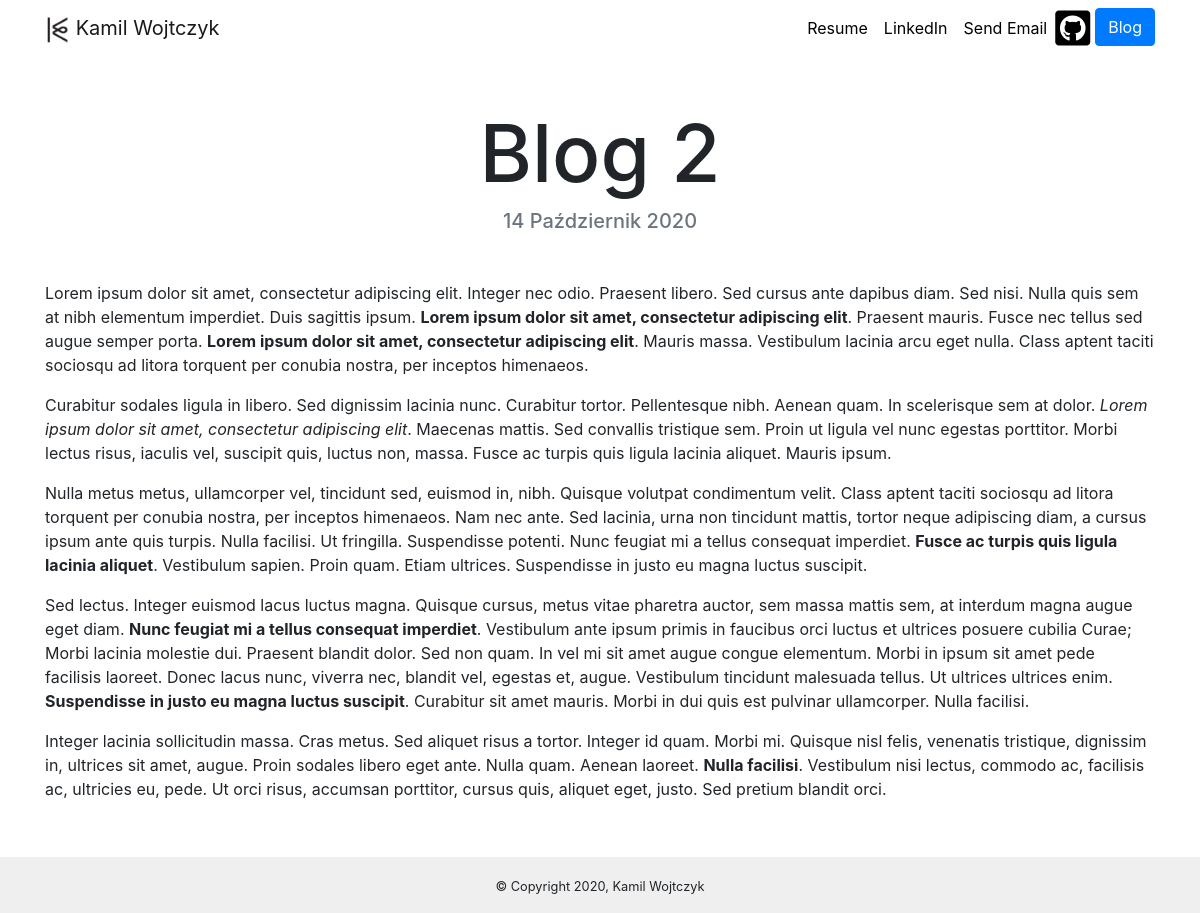
The app's page /blog/2/ with its own data.
### blog/models.py (models this page shows, shortened)
class Blog(models.Model):
    title = models.CharField(max_length=200)
    description = models.TextField()
    date = models.DateField()

### blog/views.py (the view)
# urls.py: path('<int:blog_id>/', views.detail, name='detail'),
def detail(request, blog_id):
    blog = get_object_or_404(Blog, pk=blog_id)
    return render(request, 'blog/detail.html', {'blog':blog})

### blog/templates/blog/detail.html
{% extends 'portfolio/base.html' %}
{%  block content %}
<h1 class="text-center mt-5" id="blogdetailtitle">{{ blog.title }}</h1>
<h5 class="text-center text-muted mb-5">{{ blog.date|date:'j F Y' }}</h5>
{{ blog.description|safe }}
{% endblock %}

### portfolio/static/portfolio/custom.css (style rules this page uses)
html { height: 100%; box-sizing: border-box; }
*, *:before, *:after { box-sizing: inherit; }
body { position: relative; margin: 0; padding-bottom: 6rem; min-height: 100%; font-family: "montserrat",sans-serif; }
@media (min-width: 992px) { #blogdetailtitle { font-size: 5rem; } }

### records on screen
Blog: title "Blog 2", date "14 Październik 2020", description "Lorem ipsum dolor sit amet, consectetur adipiscing elit. Integer nec odio. Praesent libero. Sed cursus ante dapibus diam. Sed nisi. Nulla quis sem at nibh elementum imperdiet. Duis sagittis ipsum. Lorem ipsum dolor sit amet, consectetur adipiscing elit . Praesent mauris. Fusce nec tellus sed augue semper porta. Lorem ipsum dolor sit amet, consectetur adipiscing elit . Mauris massa. Vestibulum lacinia arcu eget nulla. Class aptent taciti sociosqu ad litora torquent per conubia nostra, per inceptos himenaeos. Curabitur sodales ligula in libero. Sed dignissim lacinia nunc. Curabitur tortor. Pellentesque nibh. Aenean quam. In scelerisque sem at dolor. Lorem ipsum dolor sit amet, consectetur…"
